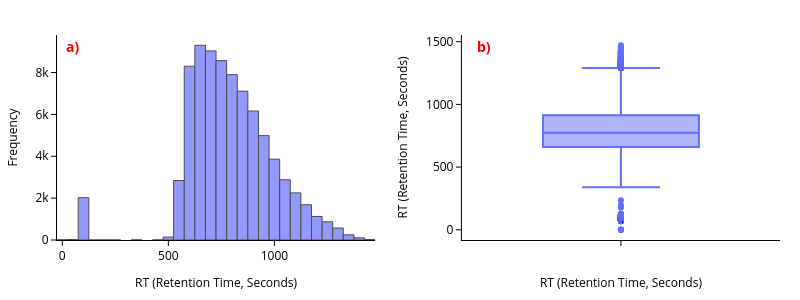

Notebook cell for this chart:
### Markdown cell above
# Section 1. Visualize the predicting endpoint with hist and box plot

### Code cell
import plotly.express as px
from plotly.subplots import make_subplots

# Histogram
hist = px.histogram(
    dataset_clean,
    x="rt",
    nbins=50,
    labels={"rt": "RT (Retention Time, Seconds)"}
)

hist.update_traces(
    marker_line_color="black",
    marker_line_width=1,
    opacity=0.7
)

# Box plot
box = px.box(
    dataset_clean,
    y="rt",
    points="outliers",
    labels={"rt": "RT (Retention Time, Seconds)"}
)

# Create subplot layout
fig = make_subplots(
    rows=1,
    cols=2,
    horizontal_spacing=0.12,
    shared_yaxes=False
)

# Add traces
for trace in hist.data:
    fig.add_trace(trace, row=1, col=1)

for trace in box.data:
    fig.add_trace(trace, row=1, col=2)

# Common axis style
axis_style = dict(
    title_font=dict(size=12, color="black"),
    tickfont=dict(size=12, color="black"),
    showline=True,
    linecolor="black",
    linewidth=1,
    tickcolor="black",
    ticks="outside",
    mirror=False,
    showgrid=False
)

# Layout
fig.update_layout(
    template="simple_white",
    showlegend=False,
    plot_bgcolor="white",
    paper_bgcolor="white",
    width=800,
    height=300,
    margin=dict(l=40, r=20, t=35, b=45),
    font=dict(size=12, color="black")
)

# Histogram/Box axes
fig.update_xaxes(
    title_text="RT (Retention Time, Seconds)",
    **axis_style,
)

fig.update_yaxes(
    title_text="Frequency",
    **axis_style,
    row=1,
    col=1
)

# Box plot axes
fig.update_yaxes(
    title_text="RT (Retention Time, Seconds)",
    **axis_style,
    row=1,
    col=2
)

# Panel labels
fig.add_annotation(
    text="<b>a)</b>",
    xref="paper",
    yref="paper",
    x=0.01,
    y=1.00,
    showarrow=False,
    font=dict(size=14, color="red")
)

fig.add_annotation(
    text="<b>b)</b>",
    xref="paper",
    yref="paper",
    x=0.59,
    y=1.00,
    showarrow=False,
    font=dict(size=14, color="red")
)

fig.show()

fig.write_image("reproduce_image/Figure-1.1(Fig. 1).svg")

### Figure 1 — Plotly figure (JSON) as saved in the notebook; plotly's stock layout.template omitted (floating-point values rounded to 4 significant figures; data arrays with more than 128 entries replaced by an {"elided": "..."} marker saying what was removed)
{"data": [{"bingroup": "x", "hovertemplate": "RT (Retention Time, Seconds)=%{x}<br>count=%{y}<extra></extra>", "legendgroup": "", "marker": {"color": "#636efa", "line": {"color": "black", "width": 1}, "pattern": {"shape": ""}}, "name": "", "nbinsx": 50, "opacity": 0.7, "orientation": "v", "showlegend": false, "type": "histogram", "x": {"elided": "80038 float values"}, "xaxis": "x", "yaxis": "y"}, {"alignmentgroup": "True", "boxpoints": "outliers", "hovertemplate": "RT (Retention Time, Seconds)=%{y}<extra></extra>", "legendgroup": "", "marker": {"color": "#636efa"}, "name": "", "notched": false, "offsetgroup": "", "orientation": "v", "showlegend": false, "type": "box", "x0": " ", "xaxis": "x2", "y": {"elided": "80038 float values"}, "y0": " ", "yaxis": "y2"}], "layout": {"annotations": [{"font": {"color": "red", "size": 14}, "showarrow": false, "text": "<b>a)</b>", "x": 0.01, "xref": "paper", "y": 1, "yref": "paper"}, {"font": {"color": "red", "size": 14}, "showarrow": false, "text": "<b>b)</b>", "x": 0.59, "xref": "paper", "y": 1, "yref": "paper"}], "font": {"color": "black", "size": 12}, "height": 300, "margin": {"b": 45, "l": 40, "r": 20, "t": 35}, "paper_bgcolor": "white", "plot_bgcolor": "white", "showlegend": false, "width": 800, "xaxis": {"anchor": "y", "domain": [0, 0.44], "linecolor": "black", "linewidth": 1, "mirror": false, "showgrid": false, "showline": true, "tickcolor": "black", "tickfont": {"color": "black", "size": 12}, "ticks": "outside", "title": {"font": {"color": "black", "size": 12}, "text": "RT (Retention Time, Seconds)"}}, "xaxis2": {"anchor": "y2", "domain": [0.56, 1], "linecolor": "black", "linewidth": 1, "mirror": false, "showgrid": false, "showline": true, "tickcolor": "black", "tickfont": {"color": "black", "size": 12}, "ticks": "outside", "title": {"font": {"color": "black", "size": 12}, "text": "RT (Retention Time, Seconds)"}}, "yaxis": {"anchor": "x", "domain": [0, 1], "linecolor": "black", "linewidth": 1, "mirror": false, "showgrid": false, "showline": true, "tickcolor": "black", "tickfont": {"color": "black", "size": 12}, "ticks": "outside", "title": {"font": {"color": "black", "size": 12}, "text": "Frequency"}}, "yaxis2": {"anchor": "x2", "domain": [0, 1], "linecolor": "black", "linewidth": 1, "mirror": false, "showgrid": false, "showline": true, "tickcolor": "black", "tickfont": {"color": "black", "size": 12}, "ticks": "outside", "title": {"font": {"color": "black", "size": 12}, "text": "RT (Retention Time, Seconds)"}}}}
